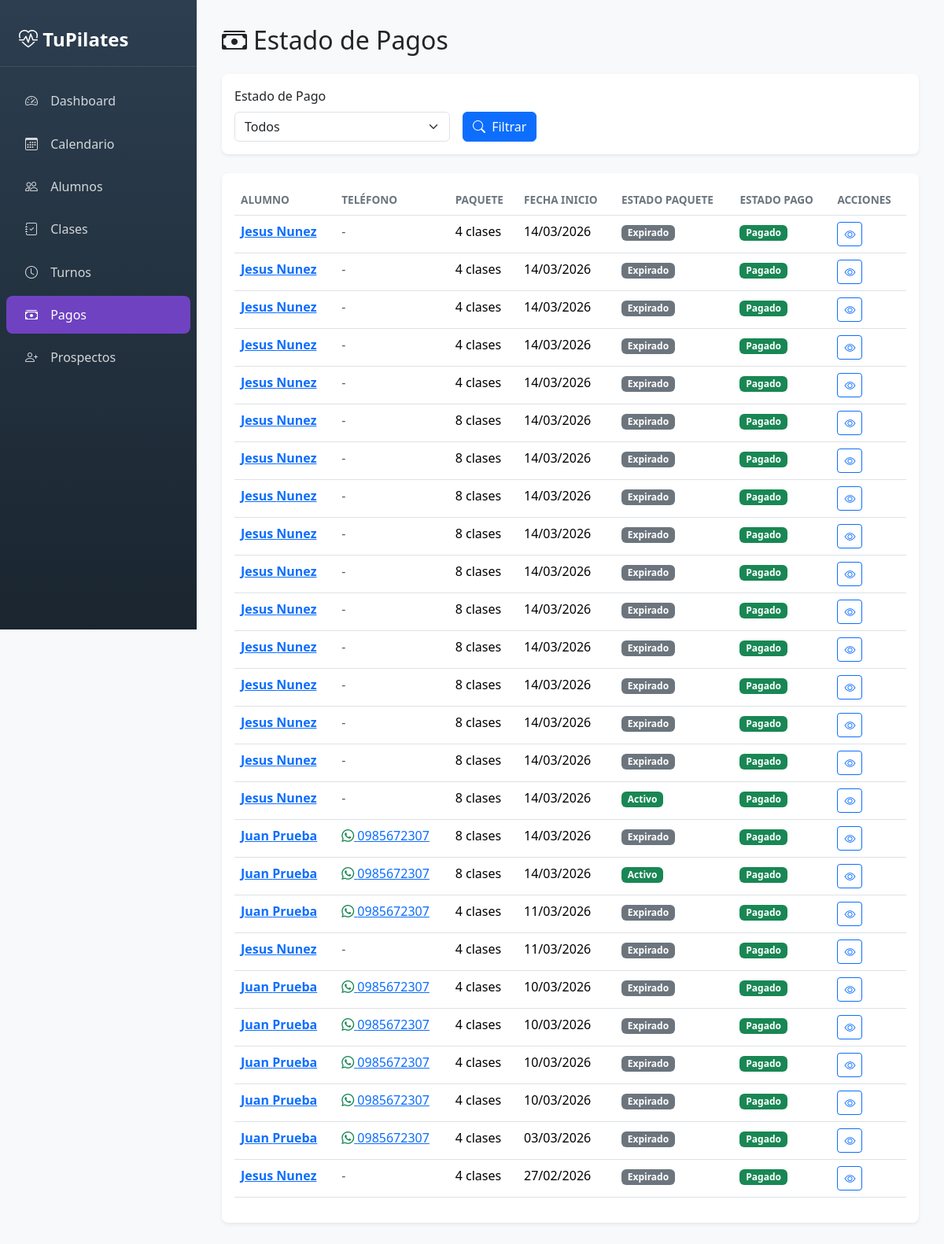
/panel/pagos/, run on the app's committed database.
### Pilapp/models.py (models this page shows, shortened)
class AlumnoPaquete(models.Model):
    id_alumno_paquete = models.AutoField(primary_key=True)
    id_alumno = models.ForeignKey(Alumno, on_delete=models.CASCADE)
    id_paquete = models.ForeignKey(Paquete, on_delete=models.CASCADE)
    estado = models.CharField(max_length=50, choices=[("activo", "Activo"), ("expirado", "Expirado")])
    estado_pago = models.CharField(max_length=50, choices=[
        ("pendiente", "Pendiente"),
        ("pagado", "Pagado"),
        ("parcial", "Pago Parcial")
    ], default="pendiente")
    clases_usadas = models.IntegerField(default=0)
    fecha_inicio = models.DateField(null=True)

class Alumno(models.Model):
    id_alumno = models.AutoField(primary_key=True)
    id_persona = models.ForeignKey(Persona, on_delete=models.CASCADE)
    canal_captacion = models.CharField(max_length=100, blank=True, null=True)
    ultima_clase = models.DateField(blank=True, null=True)
    estado = models.CharField(max_length=50, choices=[
        ('ocasional', 'Ocasional'),  # Attends without package
        ('regular', 'Regular'),       # Has an active package
        ('inactivo', 'Inactivo')      # No active packages
    ], default='ocasional')

class Persona(models.Model):
    id_persona = models.AutoField(primary_key=True)
    nombre = models.CharField(max_length=100)
    apellido = models.CharField(max_length=100)
    telefono = models.CharField(max_length=20, blank=True, null=True)
    ruc = models.CharField(max_length=20, blank=True, null=True)
    observaciones = models.TextField(blank=True, null=True)

class Paquete(models.Model):
    id_paquete = models.AutoField(primary_key=True)
    cantidad_clases = models.IntegerField()
    costo = models.DecimalField(max_digits=10, decimal_places=2)

### Pilapp/views_panel.py (the view)
def panel_pagos(request):
    estado_pago = request.GET.get('estado', '')
    paquetes = AlumnoPaquete.objects.select_related(
        'id_alumno__id_persona', 'id_paquete'
    ).order_by('-fecha_inicio')
    if estado_pago:
        paquetes = paquetes.filter(estado_pago=estado_pago)
    paquetes_con_info = []
    for paquete in paquetes:
        costo = paquete.id_paquete.costo or Decimal("0")
        total_pagado = (
            PagoAlumno.objects
            .filter(id_alumno_paquete=paquete, id_pago__estado__in=["pagado", "parcial"])
            .aggregate(total=Sum("id_pago__monto"))
            .get("total") or Decimal("0")
        )
        restante = max(Decimal("0"), costo - total_pagado)
        paquete.restante = restante
        paquete.total_pagado = total_pagado
        paquetes_con_info.append(paquete)
    return render(request, 'admin_panel/pagos.html', {
        'paquetes': paquetes_con_info,
        'estado_pago': estado_pago,
    })

### Pilapp/templates/admin_panel/pagos.html (shortened to what this page needs)
{% extends 'admin_panel/base.html' %}
{% block content %}
<div class="d-flex justify-content-between align-items-center mb-4">
    <h2 class="mb-0"><i class="bi bi-cash-stack me-2"></i>Estado de Pagos</h2>
</div>
<div class="card mb-4">
    <div class="card-body">
        <form method="get" class="row g-3">
            <div class="col-md-4">
                <label class="form-label">Estado de Pago</label>
                <select name="estado" class="form-select">
                    <option value="">Todos</option>
                </select>
            </div>
            <div class="col-md-4 d-flex align-items-end">
                <button type="submit" class="btn btn-primary">
                    <i class="bi bi-search me-1"></i> Filtrar
                </button>
            </div>
        </form>
    </div>
</div>
<div class="card">
    <div class="card-body">
        {% if paquetes %}
        <div class="table-responsive">
            <table class="table table-hover">
                <thead>
                    <tr>
                        <th>Alumno</th>
                        <th>Teléfono</th>
                        <th>Paquete</th>
                        <th>Fecha Inicio</th>
                        <th>Estado Paquete</th>
                        <th>Estado Pago</th>
                        <th>Acciones</th>
                    </tr>
                </thead>
                <tbody>
                    {% for paquete in paquetes %}
                    <tr>
                        <td>
                            <a href="{% url 'panel_alumno_detalle' paquete.id_alumno.id_alumno %}">
                                <strong>{{ paquete.id_alumno.id_persona.nombre }} {{ paquete.id_alumno.id_persona.apellido }}</strong>
                            </a>
                        </td>
                        <td>
                            {% if paquete.id_alumno.id_persona.telefono %}
                            <a href="https://wa.me/{{ paquete.id_alumno.id_persona.telefono }}" target="_blank">
                                <i class="bi bi-whatsapp text-success"></i>
                                {{ paquete.id_alumno.id_persona.telefono }}
                            </a>
                            {% else %}
                            <span class="text-muted">-</span>
                            {% endif %}
                        </td>
                        <td>{{ paquete.id_paquete.cantidad_clases }} clases</td>
                        <td>{{ paquete.fecha_inicio|date:"d/m/Y"|default:"-" }}</td>
                        <td>
                            <span class="badge {% if paquete.estado == 'activo' %}bg-success{% else %}bg-secondary{% endif %}">
                                {{ paquete.estado|title }}
                            </span>
                        </td>
                        <td>
                            <span class="badge {% if paquete.estado_pago == 'pagado' %}bg-success{% elif paquete.estado_pago == 'parcial' %}bg-warning{% else %}bg-danger{% endif %}">
                                {{ paquete.estado_pago|title }}
                            </span>
                        </td>
                        <td>
                            <a href="{% url 'panel_alumno_detalle' paquete.id_alumno.id_alumno %}" class="btn btn-sm btn-outline-primary">
                                <i class="bi bi-eye"></i>
                            </a>
                        </td>
                    </tr>
                    {% endfor %}
                </tbody>
            </table>
        </div>
        {% else %}
        <p class="text-muted text-center py-4 mb-0">
            No hay paquetes registrados
        </p>
        {% endif %}
    </div>
</div>
{% endblock %}

### Pilapp/templates/admin_panel/base.html (style rules this page uses)
:root { --sidebar-width: 250px; --primary-color: #6f42c1; --secondary-color: #e9ecef; }
body { min-height: 100vh; background-color: #f8f9fa; }
.card { border: none; box-shadow: 0 0.125rem 0.25rem rgba(0,0,0,0.075); border-radius: 0.5rem; }
.table th { font-weight: 600; color: #6c757d; font-size: 0.85rem; text-transform: uppercase; }

### data on the page
AlumnoPaquete: id_alumno.id_persona.nombre "Jesus", id_alumno.id_persona.apellido "Nunez", id_paquete.cantidad_clases "4", fecha_inicio "14/03/2026", estado "Expirado", estado_pago "Pagado"
AlumnoPaquete: id_alumno.id_persona.nombre "Jesus", id_alumno.id_persona.apellido "Nunez", id_paquete.cantidad_clases "4", fecha_inicio "14/03/2026", estado "Expirado", estado_pago "Pagado"
AlumnoPaquete: id_alumno.id_persona.nombre "Jesus", id_alumno.id_persona.apellido "Nunez", id_paquete.cantidad_clases "4", fecha_inicio "14/03/2026", estado "Expirado", estado_pago "Pagado"
AlumnoPaquete: id_alumno.id_persona.nombre "Jesus", id_alumno.id_persona.apellido "Nunez", id_paquete.cantidad_clases "4", fecha_inicio "14/03/2026", estado "Expirado", estado_pago "Pagado"
AlumnoPaquete: id_alumno.id_persona.nombre "Jesus", id_alumno.id_persona.apellido "Nunez", id_paquete.cantidad_clases "4", fecha_inicio "14/03/2026", estado "Expirado", estado_pago "Pagado"
AlumnoPaquete: id_alumno.id_persona.nombre "Jesus", id_alumno.id_persona.apellido "Nunez", id_paquete.cantidad_clases "8", fecha_inicio "14/03/2026", estado "Expirado", estado_pago "Pagado"
AlumnoPaquete: id_alumno.id_persona.nombre "Jesus", id_alumno.id_persona.apellido "Nunez", id_paquete.cantidad_clases "8", fecha_inicio "14/03/2026", estado "Expirado", estado_pago "Pagado"
AlumnoPaquete: id_alumno.id_persona.nombre "Jesus", id_alumno.id_persona.apellido "Nunez", id_paquete.cantidad_clases "8", fecha_inicio "14/03/2026", estado "Expirado", estado_pago "Pagado"
AlumnoPaquete: id_alumno.id_persona.nombre "Jesus", id_alumno.id_persona.apellido "Nunez", id_paquete.cantidad_clases "8", fecha_inicio "14/03/2026", estado "Expirado", estado_pago "Pagado"
AlumnoPaquete: id_alumno.id_persona.nombre "Jesus", id_alumno.id_persona.apellido "Nunez", id_paquete.cantidad_clases "8", fecha_inicio "14/03/2026", estado "Expirado", estado_pago "Pagado"
AlumnoPaquete: id_alumno.id_persona.nombre "Jesus", id_alumno.id_persona.apellido "Nunez", id_paquete.cantidad_clases "8", fecha_inicio "14/03/2026", estado "Expirado", estado_pago "Pagado"
AlumnoPaquete: id_alumno.id_persona.nombre "Jesus", id_alumno.id_persona.apellido "Nunez", id_paquete.cantidad_clases "8", fecha_inicio "14/03/2026", estado "Expirado", estado_pago "Pagado"
AlumnoPaquete: id_alumno.id_persona.nombre "Jesus", id_alumno.id_persona.apellido "Nunez", id_paquete.cantidad_clases "8", fecha_inicio "14/03/2026", estado "Expirado", estado_pago "Pagado"
AlumnoPaquete: id_alumno.id_persona.nombre "Jesus", id_alumno.id_persona.apellido "Nunez", id_paquete.cantidad_clases "8", fecha_inicio "14/03/2026", estado "Expirado", estado_pago "Pagado"
AlumnoPaquete: id_alumno.id_persona.nombre "Jesus", id_alumno.id_persona.apellido "Nunez", id_paquete.cantidad_clases "8", fecha_inicio "14/03/2026", estado "Expirado", estado_pago "Pagado"
AlumnoPaquete: id_alumno.id_persona.nombre "Jesus", id_alumno.id_persona.apellido "Nunez", id_paquete.cantidad_clases "8", fecha_inicio "14/03/2026", estado "Activo", estado_pago "Pagado"
AlumnoPaquete: id_alumno.id_persona.nombre "Juan", id_alumno.id_persona.apellido "Prueba", id_alumno.id_persona.telefono "0985672307", id_paquete.cantidad_clases "8", fecha_inicio "14/03/2026", estado "Expirado", estado_pago "Pagado"
AlumnoPaquete: id_alumno.id_persona.nombre "Juan", id_alumno.id_persona.apellido "Prueba", id_alumno.id_persona.telefono "0985672307", id_paquete.cantidad_clases "8", fecha_inicio "14/03/2026", estado "Activo", estado_pago "Pagado"
AlumnoPaquete: id_alumno.id_persona.nombre "Juan", id_alumno.id_persona.apellido "Prueba", id_alumno.id_persona.telefono "0985672307", id_paquete.cantidad_clases "4", fecha_inicio "11/03/2026", estado "Expirado", estado_pago "Pagado"
AlumnoPaquete: id_alumno.id_persona.nombre "Jesus", id_alumno.id_persona.apellido "Nunez", id_paquete.cantidad_clases "4", fecha_inicio "11/03/2026", estado "Expirado", estado_pago "Pagado"
AlumnoPaquete: id_alumno.id_persona.nombre "Juan", id_alumno.id_persona.apellido "Prueba", id_alumno.id_persona.telefono "0985672307", id_paquete.cantidad_clases "4", fecha_inicio "10/03/2026", estado "Expirado", estado_pago "Pagado"
AlumnoPaquete: id_alumno.id_persona.nombre "Juan", id_alumno.id_persona.apellido "Prueba", id_alumno.id_persona.telefono "0985672307", id_paquete.cantidad_clases "4", fecha_inicio "10/03/2026", estado "Expirado", estado_pago "Pagado"
AlumnoPaquete: id_alumno.id_persona.nombre "Juan", id_alumno.id_persona.apellido "Prueba", id_alumno.id_persona.telefono "0985672307", id_paquete.cantidad_clases "4", fecha_inicio "10/03/2026", estado "Expirado", estado_pago "Pagado"
AlumnoPaquete: id_alumno.id_persona.nombre "Juan", id_alumno.id_persona.apellido "Prueba", id_alumno.id_persona.telefono "0985672307", id_paquete.cantidad_clases "4", fecha_inicio "10/03/2026", estado "Expirado", estado_pago "Pagado"
AlumnoPaquete: id_alumno.id_persona.nombre "Juan", id_alumno.id_persona.apellido "Prueba", id_alumno.id_persona.telefono "0985672307", id_paquete.cantidad_clases "4", fecha_inicio "03/03/2026", estado "Expirado", estado_pago "Pagado"
AlumnoPaquete: id_alumno.id_persona.nombre "Jesus", id_alumno.id_persona.apellido "Nunez", id_paquete.cantidad_clases "4", fecha_inicio "27/02/2026", estado "Expirado", estado_pago "Pagado"
